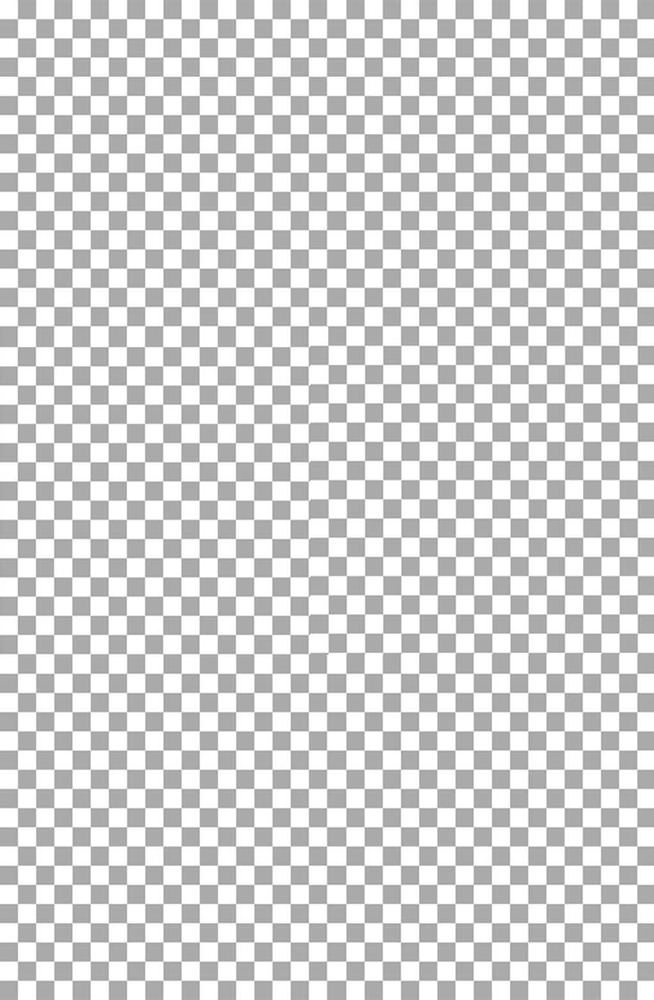
#> input picture Transparent.jpg, 654 x 1000 px, shrunk from 1020 x 1560 before the run
$ python Rotate_Trial.py
#> lines starting #> are read from the running program, lines starting #| are printed output that depends on the picture
import PIL, os
from PIL import Image

# os.chdir('usr\\home\\David\\Desktop') # change to directory where image is located

picture= Image.open('Transparent.jpg')
#> picture is the input picture: PIL image 654x1000 RGB; min 142, max 255, mean 211.5

copypic = picture.rotate(90, expand=True)
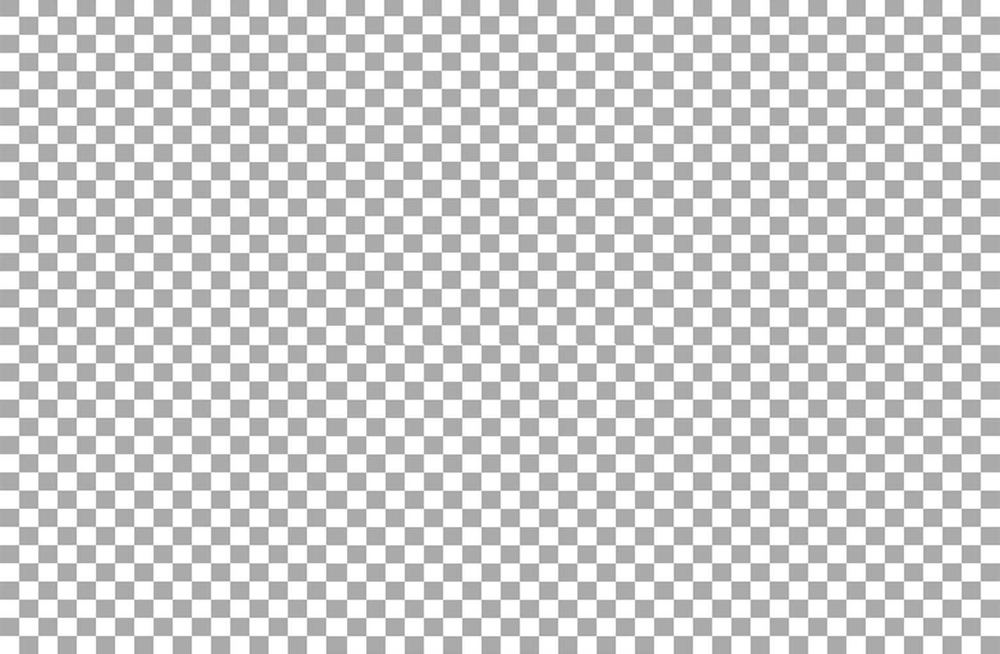
#> copypic: PIL image 1000x654 RGB; min 142, max 255, mean 211.5

copypic.save('newphotorotated.png')
